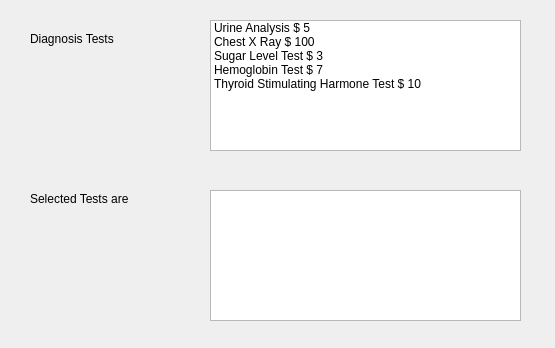
<?xml version="1.0" encoding="UTF-8"?>
<ui version="4.0">
 <class>Dialog</class>
 <widget class="QDialog" name="Dialog">
  <property name="geometry">
   <rect>
    <x>0</x>
    <y>0</y>
    <width>555</width>
    <height>348</height>
   </rect>
  </property>
  <property name="windowTitle">
   <string>Dialog</string>
  </property>
  <widget class="QLabel" name="label">
   <property name="geometry">
    <rect>
     <x>30</x>
     <y>30</y>
     <width>111</width>
     <height>18</height>
    </rect>
   </property>
   <property name="text">
    <string>Diagnosis Tests</string>
   </property>
  </widget>
  <widget class="QListWidget" name="listWidgetDiagnosis">
   <property name="geometry">
    <rect>
     <x>210</x>
     <y>20</y>
     <width>311</width>
     <height>131</height>
    </rect>
   </property>
   <property name="selectionMode">
    <enum>QAbstractItemView::MultiSelection</enum>
   </property>
   <item>
    <property name="text">
     <string>Urine Analysis $ 5</string>
    </property>
   </item>
   <item>
    <property name="text">
     <string>Chest X Ray $ 100</string>
    </property>
   </item>
   <item>
    <property name="text">
     <string>Sugar Level Test $ 3</string>
    </property>
   </item>
   <item>
    <property name="text">
     <string>Hemoglobin Test $ 7</string>
    </property>
   </item>
   <item>
    <property name="text">
     <string>Thyroid Stimulating Harmone Test $ 10</string>
    </property>
   </item>
  </widget>
  <widget class="QListWidget" name="listWidgetSelectedTests">
   <property name="geometry">
    <rect>
     <x>210</x>
     <y>190</y>
     <width>311</width>
     <height>131</height>
    </rect>
   </property>
  </widget>
  <widget class="QLabel" name="label_2">
   <property name="geometry">
    <rect>
     <x>30</x>
     <y>190</y>
     <width>131</width>
     <height>18</height>
    </rect>
   </property>
   <property name="text">
    <string>Selected Tests are</string>
   </property>
  </widget>
 </widget>
 <resources/>
 <connections/>
</ui>
